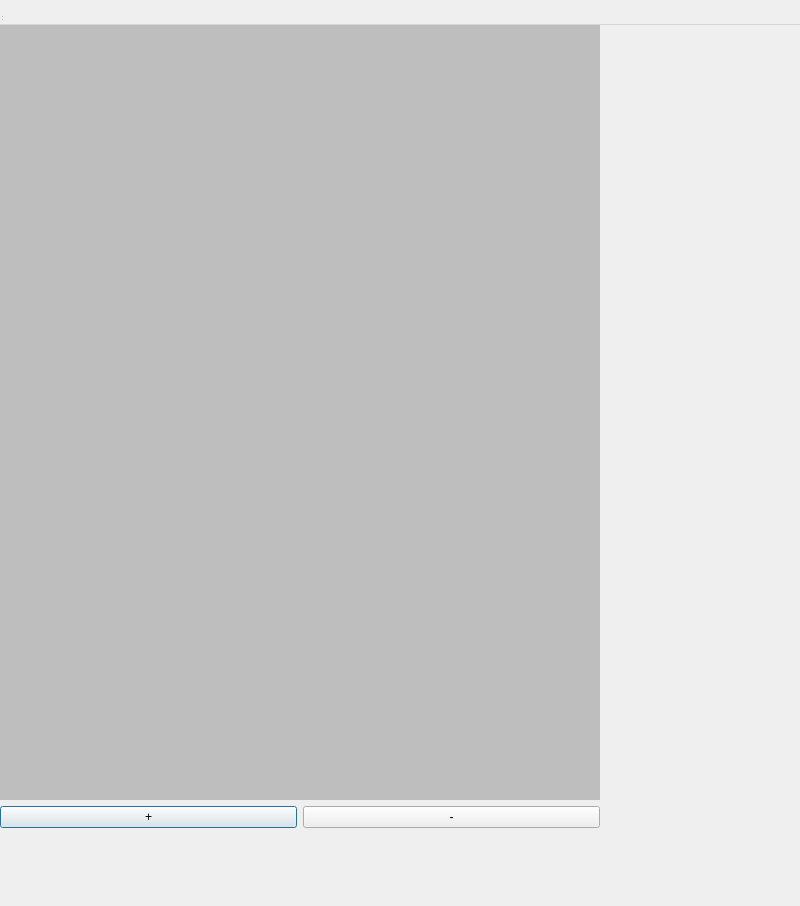
<?xml version="1.0" encoding="UTF-8"?>
<ui version="4.0">
 <class>MainWindow</class>
 <widget class="QDialog" name="Dialog">
  <property name="geometry">
   <rect>
    <x>0</x>
    <y>0</y>
    <width>800</width>
    <height>906</height>
   </rect>
  </property>
  <property name="windowTitle">
   <string>MainWindow</string>
  </property>
  <widget class="QWidget" name="centralwidget">
   <layout class="QGridLayout" name="gridLayout">
    <item row="0" column="0">
     <layout class="QVBoxLayout" name="verticalLayout">
      <item>
       <widget class="QLabel" name="label">
        <property name="minimumSize">
         <size>
          <width>600</width>
          <height>800</height>
         </size>
        </property>
        <property name="styleSheet">
         <string notr="true">background-color: rgb(190, 190, 190);</string>
        </property>
        <property name="text">
         <string/>
        </property>
       </widget>
      </item>
      <item>
       <layout class="QHBoxLayout" name="horizontalLayout">
        <item>
         <widget class="QPushButton" name="pushButton">
          <property name="text">
           <string>+</string>
          </property>
         </widget>
        </item>
        <item>
         <widget class="QPushButton" name="pushButton_2">
          <property name="text">
           <string>-</string>
          </property>
         </widget>
        </item>
       </layout>
      </item>
     </layout>
    </item>
   </layout>
  </widget>
  <widget class="QMenuBar" name="menubar">
   <property name="geometry">
    <rect>
     <x>0</x>
     <y>0</y>
     <width>800</width>
     <height>25</height>
    </rect>
   </property>
  </widget>
  <widget class="QStatusBar" name="statusbar"/>
 </widget>
 <resources/>
 <connections/>
</ui>
